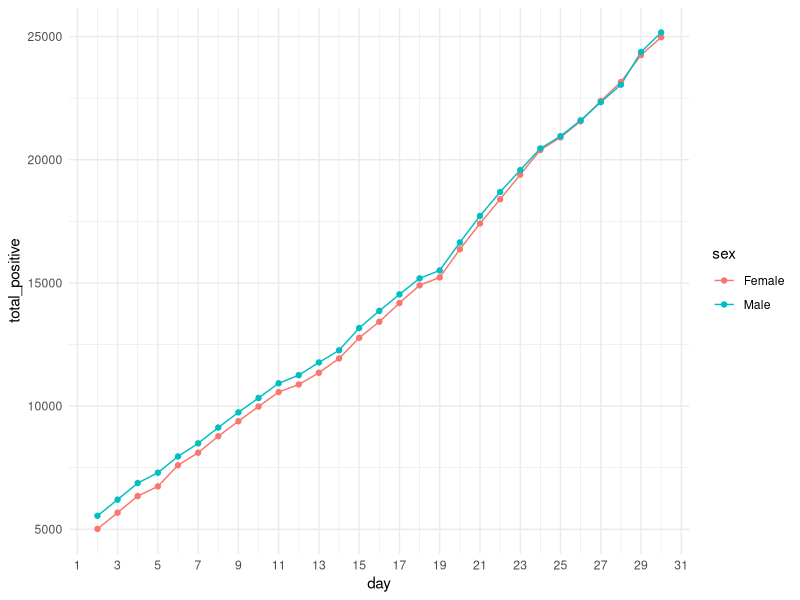
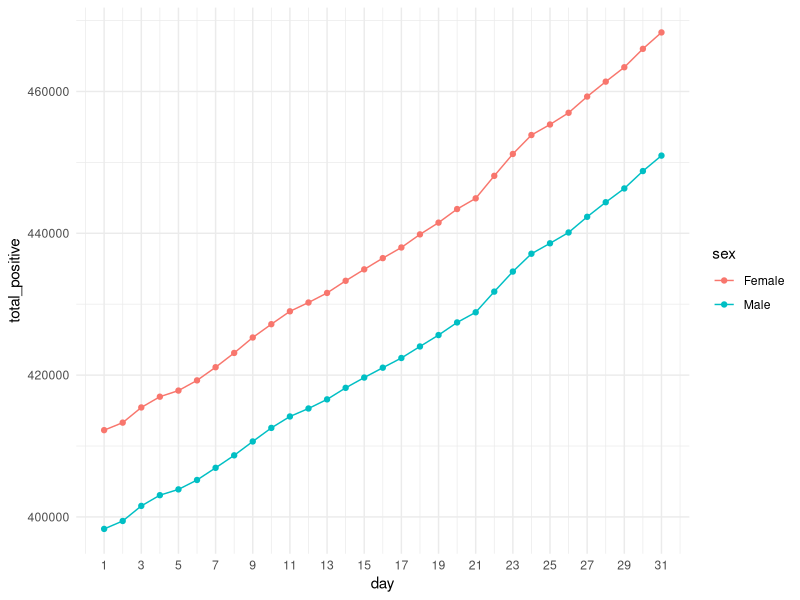
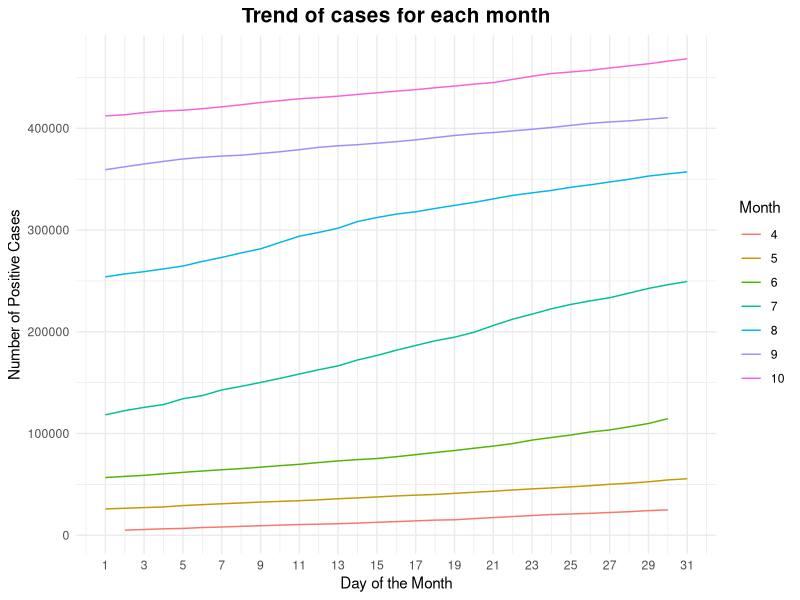
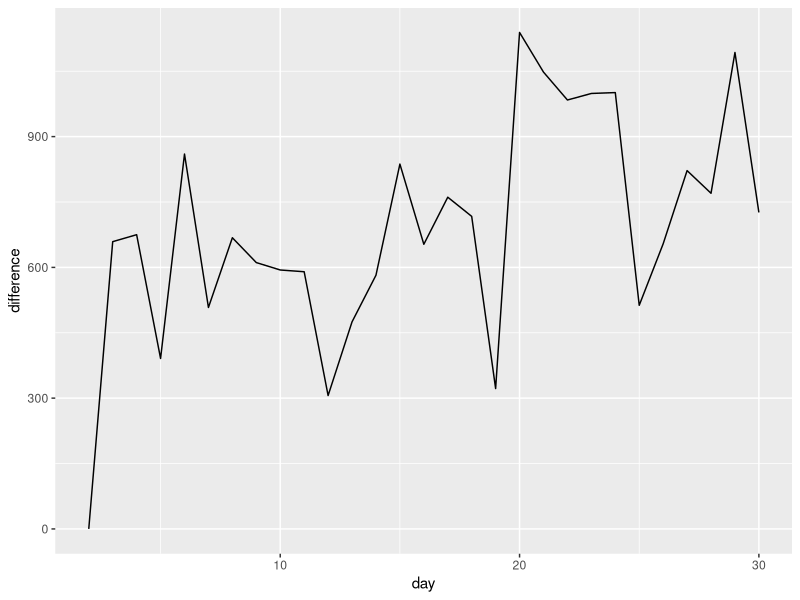

Recreate these plots in R, in order.
## ---- chunk 1
knitr::opts_chunk$set(echo = TRUE)
library(dplyr)
library(ggplot2)
library(readr)
library(stringr)
## ---- chunk 2
df <- read.csv(file = "case_demographics_sex.csv", na.strings = c("", ".", "NA", " ", "None"))
  #read_csv("case_demographics_sex.csv", na = c("", " "))
  #read.csv(file ="case_demographics_sex.csv")
df
## ---- chunk 3
# investigate why NA is not populating in df
#df %>% filter(deaths == 'NA')
#df %>% filter(deaths == NA)
## ---- chunk 4
# structure of dataset
str(df)
## ---- chunk 5
# view the different factors of sex
df$sex %>% unique()
## ---- chunk 6
# view count of each unique 'sex'
df %>% group_by(sex) %>% count()
## ---- chunk 7
# add 'month' and 'day' columns
df$month <-as.numeric(substr(df$date, 6, 7))
df$day <-as.numeric(substr(df$date, 9, 10))
df
## ---- chunk 8
# remove 
# observations of 'Transgender' because there's only one in the dataset
# observations of 'Unknown' because there's not much I can do with this info
# observations of 'November' because there's only a few days for this month
df <- df %>% filter(sex != "Transgender", sex != "Unknown", month != 11)

# remove 'date' column
df$date <- NULL

# rename 'totalpositive2' column
colnames(df)[names(df) == "totalpositive2"] <- "total_positive"

# arrange by 'month' ; this is important for when I use diff() for a diff column
df %>% arrange(month)
## ---- chunk 9
# show dataframe of month April only
april <- df %>% filter(month == 4)
april
## ---- chunk 10
# notice that there are duplicates in the dataset
female_4 <- april %>% filter(sex == "Female")
female_4
## ---- chunk 11
# create a function to remove duplicate rows
remove_dup <- function(dataframe) {
  return(dataframe[!duplicated(dataframe), ])
}
## ---- chunk 12
female_4_cleaned <- remove_dup(female_4)
female_4_cleaned
## ---- chunk 13
# function to double check for duplicates
check_for_dups <- function(dataframe) {
  len = dataframe %>% group_by(day) %>% count() %>% pull(n) %>% unique() %>% length()
  if (len != 1) {
    print("Oh, no! There are duplicates in this dataset! :( ")
  } else {
    print("Yay! There are no duplicates in this dataset! :) ")
  }
}

check_for_dups(female_4)
check_for_dups(female_4_cleaned)
## ---- chunk 14
# apply the remove_dup() function the entire dataset
df <- remove_dup(df)
df
## ---- chunk 15
# plot first available month (April) of dataset
ggplot(data = df %>% filter(month == 4), aes(x = day, y = total_positive, color = sex, group = sex)) +
  geom_line() +
  geom_point() +
  scale_x_continuous(breaks = seq(min(df$day), max(df$day), 2)) +
  theme_minimal()
## ---- chunk 16
# plot last available month (October) of dataset
ggplot(data = df %>% filter(month == 10), aes(x = day, y = total_positive, color = sex, group = sex)) +
  geom_line() +
  geom_point() +
  scale_x_continuous(breaks = seq(min(df$day), max(df$day), 2)) +
  theme_minimal()
## ---- chunk 17
#df$col1 <- str_replace_all(df$col1, fixed(" "), "")

df$month.day <- as.numeric(str_replace_all(paste(as.character(df$month), ".", as.character(df$day)), fixed(" "), ""))

females_df <- df %>% filter(sex == "Female")
females_df
## ---- chunk 18
# line for each month
options(scipen = 5)
ggplot(data = df %>% filter(sex == "Female"), 
       aes(x = day, y = total_positive, color = as.factor(month), group = month)) +
  geom_line() +
  labs(title = "Trend of cases for each month", x = "Day of the Month", y = "Number of Positive Cases") +
  scale_x_continuous(breaks = seq(min(df$day), max(df$day), 2)) +
  theme_minimal() +
  theme(plot.title = element_text(size = 15, face = "bold", hjust = 0.5)) + # legend.position = "none"
  scale_colour_discrete("Month")
## ---- chunk 19
females_df$difference <- c(0, diff(females_df$total_positive))
females_df
## ---- chunk 20
# fluctuation in numbers for females in the month of April
ggplot(data = females_df %>% filter(month == 4), aes(x = day, y = difference)) +
  geom_line()
